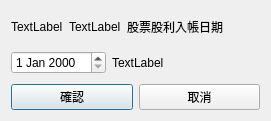
<?xml version="1.0" encoding="UTF-8"?>
<ui version="4.0">
 <class>Dialog</class>
 <widget class="QDialog" name="Dialog">
  <property name="geometry">
   <rect>
    <x>0</x>
    <y>0</y>
    <width>271</width>
    <height>121</height>
   </rect>
  </property>
  <property name="windowTitle">
   <string>編輯股票股利入帳日期</string>
  </property>
  <layout class="QVBoxLayout" name="verticalLayout">
   <item>
    <layout class="QHBoxLayout" name="horizontalLayout_2">
     <item>
      <widget class="QLabel" name="qtStockNumberLabel">
       <property name="text">
        <string>TextLabel</string>
       </property>
      </widget>
     </item>
     <item>
      <widget class="QLabel" name="qtStockNameLabel">
       <property name="text">
        <string>TextLabel</string>
       </property>
      </widget>
     </item>
     <item>
      <widget class="QLabel" name="label">
       <property name="text">
        <string>股票股利入帳日期</string>
       </property>
      </widget>
     </item>
     <item>
      <spacer name="horizontalSpacer">
       <property name="orientation">
        <enum>Qt::Horizontal</enum>
       </property>
       <property name="sizeHint" stdset="0">
        <size>
         <width>40</width>
         <height>20</height>
        </size>
       </property>
      </spacer>
     </item>
    </layout>
   </item>
   <item>
    <layout class="QHBoxLayout" name="horizontalLayout_3">
     <item>
      <widget class="QDateEdit" name="qtDateEdit"/>
     </item>
     <item>
      <widget class="QLabel" name="qtWeekdayLabel">
       <property name="text">
        <string>TextLabel</string>
       </property>
      </widget>
     </item>
     <item>
      <spacer name="horizontalSpacer_2">
       <property name="orientation">
        <enum>Qt::Horizontal</enum>
       </property>
       <property name="sizeHint" stdset="0">
        <size>
         <width>40</width>
         <height>20</height>
        </size>
       </property>
      </spacer>
     </item>
    </layout>
   </item>
   <item>
    <layout class="QHBoxLayout" name="horizontalLayout">
     <item>
      <widget class="QPushButton" name="qtOkPushButton">
       <property name="text">
        <string>確認</string>
       </property>
      </widget>
     </item>
     <item>
      <widget class="QPushButton" name="qtCancelPushButton">
       <property name="text">
        <string>取消</string>
       </property>
      </widget>
     </item>
    </layout>
   </item>
  </layout>
 </widget>
 <resources/>
 <connections/>
</ui>
